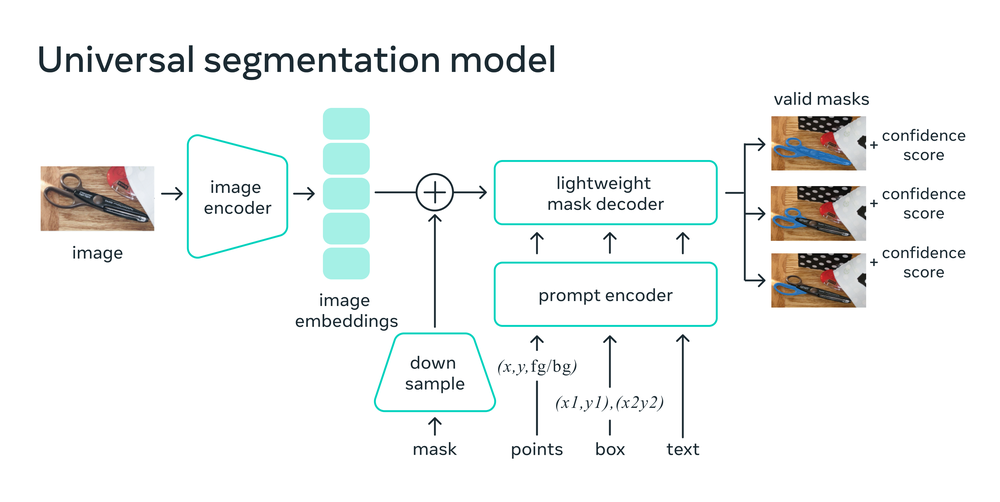
#> input picture OCR/arch.png, 1000 x 502 px, shrunk from 3840 x 1926 before the run
$ jupyter execute --allow-errors OCR_Tesseract_Colab.ipynb   (shell and % lines are left out)
#> lines starting #> are read from the running program, lines starting #| are printed output that depends on the picture
#> further down, img is the input picture: shape (502, 1000, 3); mean B, G, R 242.4, 243.3, 241.4
#> `gray = cv2.cvtColor(img, cv2.COLOR_BGR2GRAY)`:
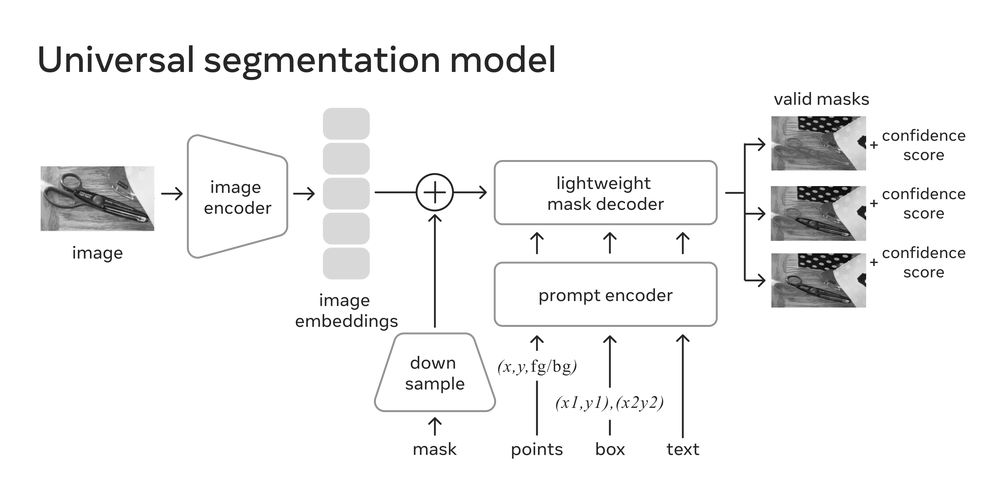
#> gray: shape (502, 1000); min 0, max 255, mean 242.6
# Colab Pytesseract OCR (T4 GPU Ortamı)

Bu notebook Colab üzerinde **Pytesseract** kullanarak OCR yapmak için hazırlanmıştır.

**Not:** Tesseract temel olarak CPU üzerinde çalışır ancak Colab'ın T4 GPU ortamında diğer görüntü işleme adımları (OpenCV vb.) için GPU avantajından yararlanabilirsiniz.

[cell 1]
# 1. Tesseract OCR sistem motorunu ve Türkçe dil paketini kurun

# 2. Python wrapper'ını kurun

[cell 2]
import pytesseract
import cv2
from google.colab.patches import cv2_imshow
from PIL import Image
import os

# 3. OCR yapılacak resmin yolunu belirtin
image_path = 'arch.png'

#> (the rest of this cell did not finish here and is left out)
